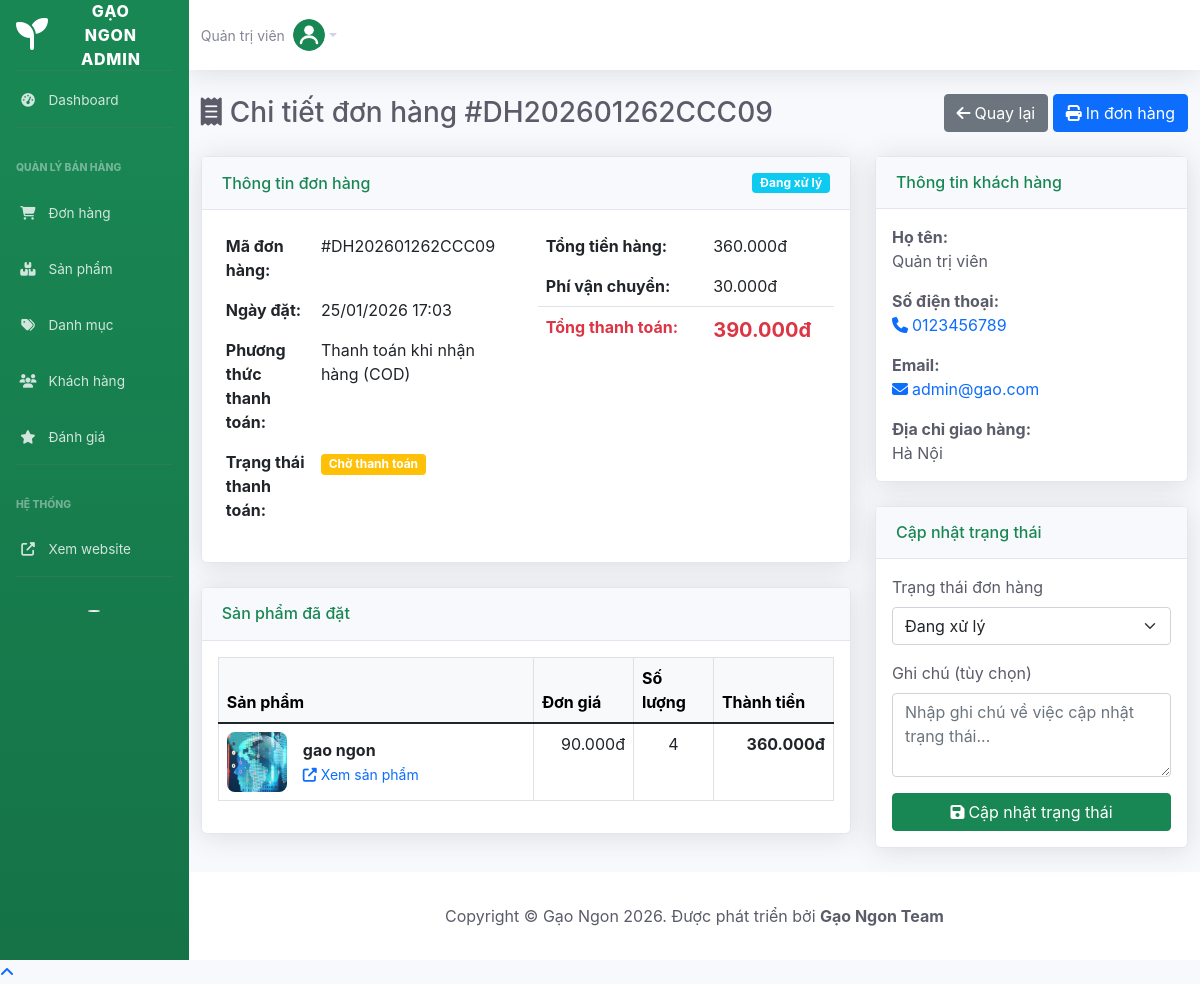
The page /admin/order-detail.php?id=3 (signed in) on the database its author committed.
### tables this page shows
CREATE TABLE `orders` (
  `id` int(11) NOT NULL,
  `order_code` varchar(20) NOT NULL,
  `user_id` int(11) DEFAULT NULL,
  `customer_name` varchar(100) NOT NULL,
  `customer_email` varchar(100) DEFAULT NULL,
  `customer_phone` varchar(20) NOT NULL,
  `customer_address` text NOT NULL,
  `note` text DEFAULT NULL,
  `total_amount` decimal(12,2) NOT NULL,
  `shipping_fee` decimal(10,2) DEFAULT 0.00,
  `discount_amount` decimal(10,2) DEFAULT 0.00,
  `final_amount` decimal(12,2) NOT NULL,
  `payment_method` enum('cod','bank_transfer','momo') DEFAULT 'cod',
  `payment_status` enum('pending','paid','failed') DEFAULT 'pending',
  `order_status` enum('pending','processing','shipped','delivered','cancelled') DEFAULT 'pending',
  `created_at` timestamp NOT NULL DEFAULT current_timestamp(),
  `updated_at` timestamp NOT NULL DEFAULT current_timestamp() ON UPDATE current_timestamp()
);

CREATE TABLE `order_items` (
  `id` int(11) NOT NULL,
  `order_id` int(11) NOT NULL,
  `product_id` int(11) NOT NULL,
  `product_name` varchar(200) NOT NULL,
  `product_price` decimal(10,2) NOT NULL,
  `quantity` int(11) NOT NULL,
  `total_price` decimal(10,2) NOT NULL
);

CREATE TABLE `products` (
  `id` int(11) NOT NULL,
  `name` varchar(200) NOT NULL,
  `slug` varchar(200) NOT NULL,
  `description` text DEFAULT NULL,
  `short_description` text DEFAULT NULL,
  `price` decimal(10,2) NOT NULL,
  `sale_price` decimal(10,2) DEFAULT NULL,
  `weight` decimal(8,2) DEFAULT NULL COMMENT 'Khối lượng tính bằng kg',
  `unit` varchar(20) DEFAULT 'kg',
  `category_id` int(11) DEFAULT NULL,
  `image` varchar(255) DEFAULT NULL,
  `images` text DEFAULT NULL COMMENT 'JSON array of additional images',
  `stock_quantity` int(11) DEFAULT 0,
  `origin` varchar(100) DEFAULT NULL COMMENT 'Xuất xứ',
  `cooking_guide` text DEFAULT NULL COMMENT 'Hướng dẫn nấu',
  `nutritional_info` text DEFAULT NULL COMMENT 'JSON: Thông tin dinh dưỡng',
  `rating` decimal(3,2) DEFAULT 0.00,
  `total_reviews` int(11) DEFAULT 0,
  `status` enum('active','inactive','out_of_stock') DEFAULT 'active',
  `featured` tinyint(1) DEFAULT 0,
  `created_at` timestamp NOT NULL DEFAULT current_timestamp(),
  `updated_at` timestamp NOT NULL DEFAULT current_timestamp() ON UPDATE current_timestamp(),
  `views` int(11) DEFAULT 0
);

### includes/db.php (called while the page is built, shortened)
<?php
class Database {
    private static $instance = null;
    private $connection;
    public static function getInstance() {
        if (self::$instance === null) {
            self::$instance = new Database();
        }
        return self::$instance;
    }
    private function connect() {
        try {
            $this->connection = new mysqli(DB_HOST, DB_USER, DB_PASS, DB_NAME);
            $this->connection->set_charset(DB_CHARSET);
        } catch (Exception $e) {
            die($e->getMessage());
        }
    }
    public function query($sql, $params = []) {
        $stmt = $this->connection->prepare($sql);
        if (!empty($params)) {
            $types = '';
            foreach ($params as $param) {
                if (is_int($param)) {
                    $types .= 'i';
                } elseif (is_float($param)) {
                    $types .= 'd';
                } else {
                    $types .= 's';
                }
            }
            $stmt->bind_param($types, ...$params);
        }
        $stmt->execute();
        return $stmt;
    }
    public function select($sql, $params = []) {
        try {
            $stmt = $this->query($sql, $params);
            $result = $stmt->get_result();
            $rows = [];
            while ($row = $result->fetch_assoc()) {
                $rows[] = $row;
            }
            return $rows;
        } catch (Exception $e) {
            error_log("Database select error: " . $e->getMessage());
            return [];
        }
    }
    public function selectOne($sql, $params = []) {
        $rows = $this->select($sql, $params);
        return $rows[0] ?? null;
    }
}
?>

### includes/functions.php (called while the page is built, shortened)
<?php
class Functions {
    public static function formatPrice($price) {
        return number_format($price, 0, ',', '.') . 'đ';
    }
    public static function getStatusLabel($status, $type = 'order') {
        $labels = [
            'order' => [
                ORDER_PENDING => ['label' => 'Chờ xử lý', 'class' => 'badge bg-warning'],
                ORDER_PROCESSING => ['label' => 'Đang xử lý', 'class' => 'badge bg-info'],
                ORDER_SHIPPED => ['label' => 'Đang giao hàng', 'class' => 'badge bg-primary'],
                ORDER_DELIVERED => ['label' => 'Đã giao', 'class' => 'badge bg-success'],
                ORDER_CANCELLED => ['label' => 'Đã hủy', 'class' => 'badge bg-danger']
            ],
            'payment' => [
                PAYMENT_PENDING => ['label' => 'Chờ thanh toán', 'class' => 'badge bg-warning'],
                PAYMENT_PAID => ['label' => 'Đã thanh toán', 'class' => 'badge bg-success'],
                PAYMENT_FAILED => ['label' => 'Thanh toán thất bại', 'class' => 'badge bg-danger']
            ],
            'product' => [
                PRODUCT_ACTIVE => ['label' => 'Còn hàng', 'class' => 'badge bg-success'],
                PRODUCT_INACTIVE => ['label' => 'Ngừng kinh doanh', 'class' => 'badge bg-secondary'],
                PRODUCT_OUT_OF_STOCK => ['label' => 'Hết hàng', 'class' => 'badge bg-danger']
            ],
            'review' => [
                REVIEW_PENDING => ['label' => 'Chờ duyệt', 'class' => 'badge bg-warning'],
                REVIEW_APPROVED => ['label' => 'Đã duyệt', 'class' => 'badge bg-success'],
                REVIEW_REJECTED => ['label' => 'Từ chối', 'class' => 'badge bg-danger']
            ]
        ];
        return $labels[$type][$status] ?? ['label' => 'Không xác định', 'class' => 'badge bg-secondary'];
    }
}
?>

### admin/order-detail.php (the view, shortened to what this page needs)
<?php
$db = Database::getInstance();
$functions = new Functions();
$orderId = $_GET['id'] ?? 0;
$order = $db->selectOne("SELECT * FROM orders WHERE id = ?", [$orderId]);
$orderItems = $db->select("
    SELECT oi.*, p.image as product_image, p.slug as product_slug
    FROM order_items oi
    LEFT JOIN products p ON oi.product_id = p.id
    WHERE oi.order_id = ?
    ORDER BY oi.id
", [$orderId]);
require_once 'includes/header.php';
?>
<div class="d-sm-flex align-items-center justify-content-between mb-4">
    <h1 class="h3 mb-0 text-gray-800">
        <i class="fas fa-receipt me-2"></i>Chi tiết đơn hàng #<?php echo $order['order_code']; ?>
    </h1>
    <div>
        <a href="orders.php" class="btn btn-secondary">
            <i class="fas fa-arrow-left me-1"></i>Quay lại
        </a>
        <button class="btn btn-primary" onclick="window.print()">
            <i class="fas fa-print me-1"></i>In đơn hàng
        </button>
    </div>
</div>
<div class="row">
    <div class="col-lg-8">
        <div class="card shadow mb-4">
            <div class="card-header py-3 d-flex justify-content-between align-items-center">
                <h6 class="m-0 font-weight-bold text-success">Thông tin đơn hàng</h6>
                <?php
                $status = Functions::getStatusLabel($order['order_status'], 'order');
                echo '<span class="' . $status['class'] . '">' . $status['label'] . '</span>';
                ?>
            </div>
            <div class="card-body">
                <div class="row">
                    <div class="col-md-6">
                        <table class="table table-borderless">
                            <tr>
                                <td class="fw-bold">Mã đơn hàng:</td>
                                <td>#<?php echo $order['order_code']; ?></td>
                            </tr>
                            <tr>
                                <td class="fw-bold">Ngày đặt:</td>
                                <td><?php echo date('d/m/Y H:i', strtotime($order['created_at'])); ?></td>
                            </tr>
                            <tr>
                                <td class="fw-bold">Phương thức thanh toán:</td>
                                <td>
                                    <?php
                                    $methods = [
                                        'cod' => 'Thanh toán khi nhận hàng (COD)',
                                        'bank_transfer' => 'Chuyển khoản ngân hàng',
                                        'momo' => 'Ví MoMo'
                                    ];
                                    echo $methods[$order['payment_method']] ?? $order['payment_method'];
                                    ?>
                                </td>
                            </tr>
                            <tr>
                                <td class="fw-bold">Trạng thái thanh toán:</td>
                                <td>
                                    <?php
                                    $paymentStatus = Functions::getStatusLabel($order['payment_status'], 'payment');
                                    echo '<span class="' . $paymentStatus['class'] . '">' . $paymentStatus['label'] . '</span>';
                                    ?>
                                </td>
                            </tr>
                        </table>
                    </div>
                    <div class="col-md-6">
                        <table class="table table-borderless">
                            <tr>
                                <td class="fw-bold">Tổng tiền hàng:</td>
                                <td><?php echo $functions->formatPrice($order['total_amount']); ?></td>
                            </tr>
                            <tr>
                                <td class="fw-bold">Phí vận chuyển:</td>
                                <td><?php echo $functions->formatPrice($order['shipping_fee']); ?></td>
                            </tr>
                            <tr class="border-top">
                                <td class="fw-bold text-danger">Tổng thanh toán:</td>
                                <td class="fw-bold text-danger fs-5"><?php echo $functions->formatPrice($order['final_amount']); ?></td>
                            </tr>
                        </table>
                    </div>
                </div>
            </div>
        </div>
        <div class="card shadow mb-4">
            <div class="card-header py-3">
                <h6 class="m-0 font-weight-bold text-success">Sản phẩm đã đặt</h6>
            </div>
            <div class="card-body">
                <div class="table-responsive">
                    <table class="table table-bordered">
                        <thead class="table-light">
                            <tr>
                                <th>Sản phẩm</th>
                                <th width="100">Đơn giá</th>
                                <th width="80">Số lượng</th>
                                <th width="120">Thành tiền</th>
                            </tr>
                        </thead>
                        <tbody>
                            <?php foreach ($orderItems as $item): ?>
                            <tr>
                                <td>
                                    <div class="d-flex align-items-center">
                                        <?php if ($item['product_image']): ?>
                                        <img src="<?php echo SITE_URL; ?>/assets/images/products/<?php echo $item['product_image']; ?>"
                                             alt="<?php echo htmlspecialchars($item['product_name']); ?>"
                                             class="me-3" style="width: 60px; height: 60px; object-fit: cover; border-radius: 8px;">
                                        <?php endif; ?>
                                        <div>
                                            <div class="fw-bold"><?php echo htmlspecialchars($item['product_name'] ?: 'Sản phẩm đã xóa'); ?></div>
                                            <?php if ($item['product_slug']): ?>
                                            <small class="text-muted">
                                                <a href="<?php echo SITE_URL; ?>/pages/product-detail.php?slug=<?php echo $item['product_slug']; ?>"
                                                   target="_blank" class="text-decoration-none">
                                                    <i class="fas fa-external-link-alt me-1"></i>Xem sản phẩm
                                                </a>
                                            </small>
                                            <?php endif; ?>
                                        </div>
                                    </div>
                                </td>
                                <td class="text-end"><?php echo $functions->formatPrice($item['product_price']); ?></td>
                                <td class="text-center"><?php echo $item['quantity']; ?></td>
                                <td class="text-end fw-bold"><?php echo $functions->formatPrice($item['total_price']); ?></td>
                            </tr>
                            <?php endforeach; ?>
                        </tbody>
                    </table>
                </div>
            </div>
        </div>
    </div>
    <div class="col-lg-4">
        <div class="card shadow mb-4">
            <div class="card-header py-3">
                <h6 class="m-0 font-weight-bold text-success">Thông tin khách hàng</h6>
            </div>
            <div class="card-body">
                <div class="mb-3">
                    <strong>Họ tên:</strong><br>
                    <?php echo htmlspecialchars($order['customer_name']); ?>
                </div>
                <div class="mb-3">
                    <strong>Số điện thoại:</strong><br>
                    <a href="tel:<?php echo $order['customer_phone']; ?>" class="text-decoration-none">
                        <i class="fas fa-phone me-1"></i><?php echo $order['customer_phone']; ?>
                    </a>
                </div>
                <div class="mb-3">
                    <strong>Email:</strong><br>
                    <?php if ($order['customer_email']): ?>
                    <a href="mailto:<?php echo $order['customer_email']; ?>" class="text-decoration-none">
                        <i class="fas fa-envelope me-1"></i><?php echo htmlspecialchars($order['customer_email']); ?>
                    </a>
                    <?php else: ?>
                    <span class="text-muted">Không có</span>
                    <?php endif; ?>
                </div>
                <div class="mb-0">
                    <strong>Địa chỉ giao hàng:</strong><br>
                    <?php echo nl2br(htmlspecialchars($order['customer_address'])); ?>
                </div>
            </div>
        </div>
        <div class="card shadow mb-4">
            <div class="card-header py-3">
                <h6 class="m-0 font-weight-bold text-success">Cập nhật trạng thái</h6>
            </div>
            <div class="card-body">
                <form method="POST">
                    <div class="mb-3">
                        <label class="form-label">Trạng thái đơn hàng</label>
                        <select name="order_status" class="form-select" required>
                            <option value="processing" <?php echo $order['order_status'] == 'processing' ? 'selected' : ''; ?>>Đang xử lý</option>
                        </select>
                    </div>
                    <div class="mb-3">
                        <label class="form-label">Ghi chú (tùy chọn)</label>
                        <textarea name="note" class="form-control" rows="3" placeholder="Nhập ghi chú về việc cập nhật trạng thái..."></textarea>
                    </div>
                    <button type="submit" name="update_status" class="btn btn-success w-100">
                        <i class="fas fa-save me-1"></i>Cập nhật trạng thái
                    </button>
                </form>
            </div>
        </div>
    </div>
</div>
<?php require_once 'includes/footer.php'; ?>

### rows shown on the page
orders: order_code "DH202601262CCC09", order_status "Đang xử lý", created_at "25/01/2026 17:03", payment_method "Thanh toán khi nhận hàng (COD)", payment_status "Chờ thanh toán", total_amount "360.000đ", shipping_fee "30.000đ", final_amount "390.000đ", customer_name "Quản trị viên", customer_phone "0123456789", customer_email "admin@gao.com", customer_address "Hà Nội"
order_items: product.image (picture), product_name "gao ngon", product_price "90.000đ", quantity "4", total_price "360.000đ"

### other values the page prints
$adminName "Quản trị viên"
